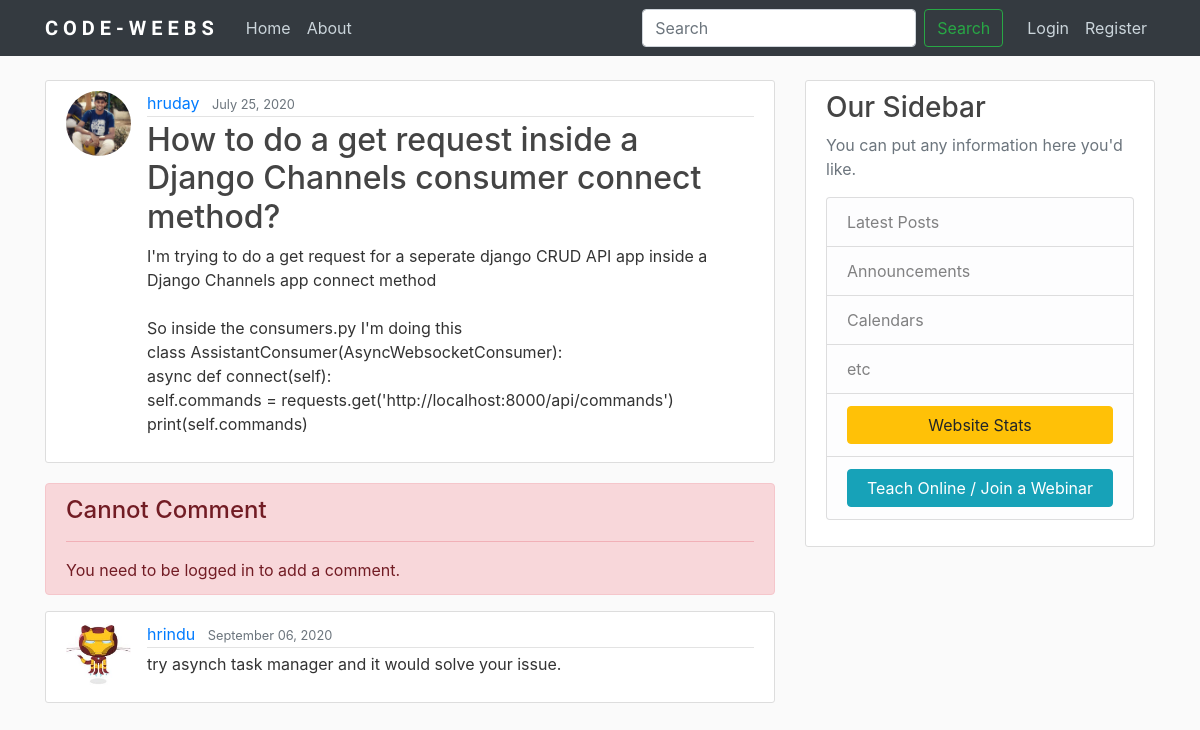
/post/1, run on the app's committed database.
### blog/models.py (models this page shows, shortened)
class Post(models.Model):
	title = models.CharField(max_length=100)
	content = models.TextField(blank=False)
	date_posted = models.DateTimeField(default=timezone.now)
	author = models.ForeignKey(User, on_delete=models.CASCADE)

class Comments(models.Model):
	post = models.ForeignKey(Post, on_delete=models.CASCADE)
	comment_author = models.ForeignKey(User, on_delete=models.CASCADE, default=None)
	comment_body = models.TextField()
	comment_date = models.DateField(default=timezone.now)

### users/models.py (models this page shows, shortened)
class Profile(models.Model):
	user = models.OneToOneField(User, on_delete=models.CASCADE)
	image = models.ImageField(default='default.png', upload_to='profile_pics')
	block_status = models.IntegerField(default=0)

### blog/views.py (the view, shortened to what this page needs)
# urls.py: path('post/<int:post_pk>', PostDetails, name='post-detail'),
def PostDetails(request, post_pk):
	post = Post.objects.filter(pk = post_pk)[0]
	comment_form = AddComment()
	comments = Comments.objects.filter(post = post)
	return render(request, 'blog/post_detail.html',{'post':post,'comment_form':comment_form, 'comments':comments})

### blog/forms.py
class AddComment(forms.ModelForm):
    class Meta:
        model = Comments
        fields = ['comment_body']

### blog/templates/blog/post_detail.html (shortened to what this page needs)
{% extends "blog/base.html" %}
{% load bootstrap4 %}
{% block content %}
    <article class="media content-section">
      <img src="{{ post.author.profile.image.url }} " class="rounded-circle article-img">
      <div class="media-body">
        <div class="article-metadata">
          <a class="mr-2" href="{% url 'user-posts' post.author.username %}">{{ post.author }}</a>
          <small class="text-muted">{{ post.date_posted|date:"F d, Y" }}</small>
        </div>
        <h2 class="article-title" >{{ post.title }}</a></h2>
        <p class="article-content">{{ post.content }}</p>
      </div>
    </article>
    {% if user.is_authenticated %}
    <div class="content-section">
      <form method="post">
          {% csrf_token %}
          {% bootstrap_form comment_form %}
          <div class="form-group">
              <button class="btn btn-outline-info" type="submit">Add Comment</button>
          </div>
      </form>
    </div>
    {% else %}
    <div class="alert alert-danger" role="alert">
      <h4 class="alert-heading">Cannot Comment</h4>
      <hr>
      <p class="mb-0">You need to be logged in to add a comment.</p>
    </div>
    {% endif %}
    {% for comment in comments %}
        <article class="media content-section">
          <img src="{{ comment.comment_author.profile.image.url }} " class="rounded-circle article-img">
          <div class="media-body">
            <div class="article-metadata">
              <a class="mr-2" href="{% url 'user-posts' comment.comment_author.username %}">{{ comment.comment_author }}</a>
              <small class="text-muted">{{ comment.comment_date|date:"F d, Y" }}</small>
            </div>
            <p class="article-content">{{ comment.comment_body }}</p>
          </div>
        </article>
    {% endfor %}
{% endblock content %}

### blog/static/blog/main.css (style rules this page uses)
body { background: #fafafa; color: #333333; margin-top: 5rem; }
h1, h2, h3, h4, h5, h6 { color: #444444; }
.content-section { background: #ffffff; padding: 10px 20px; border: 1px solid #dddddd; border-radius: 3px; margin-bottom: 20px; }
.article-title { color: #444444; }
.article-content { white-space: pre-line; }
.article-img { height: 65px; width: 65px; margin-right: 16px; }
.article-metadata { padding-bottom: 1px; margin-bottom: 4px; border-bottom: 1px solid #e3e3e3 }

### data on the page
Post: author.profile.image (picture), author "hruday", date_posted "July 25, 2020", title "How to do a get request inside a Django Channels consumer connect method?", content "I'm trying to do a get request for a seperate django CRUD API app inside a Django Channels app connect method So inside the consumers.py I'm doing this class AssistantConsumer(AsyncWebsocketConsumer): async def connect(self): self.commands = requests.get('http://localhost:8000/api/commands') print(self.commands)"
Comments: comment_author.profile.image (picture), comment_author "hrindu", comment_date "September 06, 2020", comment_body "try asynch task manager and it would solve your issue."
